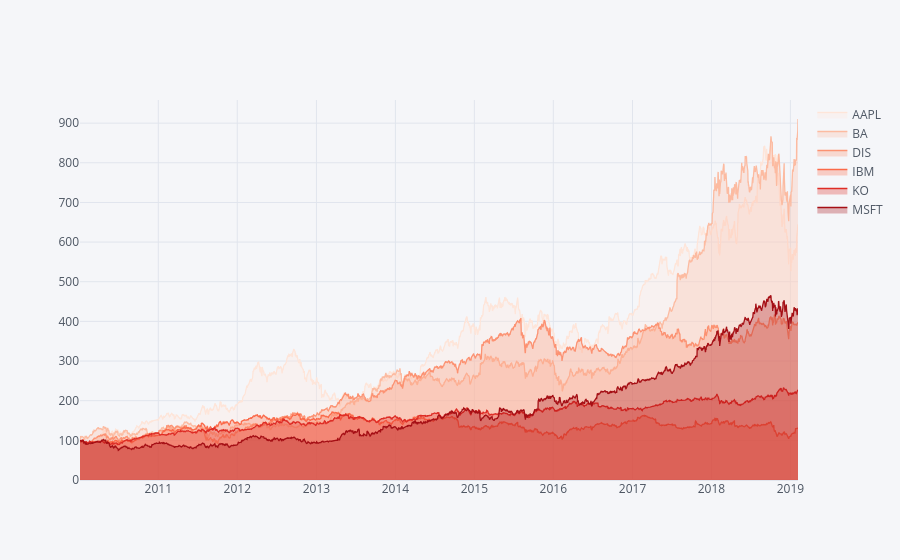

The code cell stored with this chart in its notebook:
### Code cell
norm.iplot(kind = "line", fill = True, colorscale= "reds")

### Figure 1 — Plotly figure (JSON) as saved in the notebook; plotly's stock layout.template omitted (floating-point values rounded to 4 significant figures; data arrays with more than 128 entries replaced by an {"elided": "..."} marker saying what was removed)
{"data": [{"fill": "tozeroy", "fillcolor": "rgba(254, 229, 217, 0.3)", "line": {"color": "rgba(254, 229, 217, 1.0)", "dash": "solid", "shape": "linear", "width": 1.3}, "mode": "lines", "name": "AAPL", "text": "", "type": "scatter", "x": {"elided": "2288 str values"}, "y": {"elided": "2288 float values"}}, {"fill": "tozeroy", "fillcolor": "rgba(252, 187, 161, 0.3)", "line": {"color": "rgba(252, 187, 161, 1.0)", "dash": "solid", "shape": "linear", "width": 1.3}, "mode": "lines", "name": "BA", "text": "", "type": "scatter", "x": {"elided": "2288 str values"}, "y": {"elided": "2288 float values"}}, {"fill": "tozeroy", "fillcolor": "rgba(252, 146, 114, 0.3)", "line": {"color": "rgba(252, 146, 114, 1.0)", "dash": "solid", "shape": "linear", "width": 1.3}, "mode": "lines", "name": "DIS", "text": "", "type": "scatter", "x": {"elided": "2288 str values"}, "y": {"elided": "2288 float values"}}, {"fill": "tozeroy", "fillcolor": "rgba(251, 106, 74, 0.3)", "line": {"color": "rgba(251, 106, 74, 1.0)", "dash": "solid", "shape": "linear", "width": 1.3}, "mode": "lines", "name": "IBM", "text": "", "type": "scatter", "x": {"elided": "2288 str values"}, "y": {"elided": "2288 float values"}}, {"fill": "tozeroy", "fillcolor": "rgba(222, 45, 38, 0.3)", "line": {"color": "rgba(222, 45, 38, 1.0)", "dash": "solid", "shape": "linear", "width": 1.3}, "mode": "lines", "name": "KO", "text": "", "type": "scatter", "x": {"elided": "2288 str values"}, "y": {"elided": "2288 float values"}}, {"fill": "tozeroy", "fillcolor": "rgba(165, 15, 21, 0.3)", "line": {"color": "rgba(165, 15, 21, 1.0)", "dash": "solid", "shape": "linear", "width": 1.3}, "mode": "lines", "name": "MSFT", "text": "", "type": "scatter", "x": {"elided": "2288 str values"}, "y": {"elided": "2288 float values"}}], "layout": {"legend": {"bgcolor": "#F5F6F9", "font": {"color": "#4D5663"}}, "paper_bgcolor": "#F5F6F9", "plot_bgcolor": "#F5F6F9", "title": {"font": {"color": "#4D5663"}}, "xaxis": {"gridcolor": "#E1E5ED", "showgrid": true, "tickfont": {"color": "#4D5663"}, "title": {"font": {"color": "#4D5663"}, "text": ""}, "zerolinecolor": "#E1E5ED"}, "yaxis": {"gridcolor": "#E1E5ED", "showgrid": true, "tickfont": {"color": "#4D5663"}, "title": {"font": {"color": "#4D5663"}, "text": ""}, "zerolinecolor": "#E1E5ED"}}}
